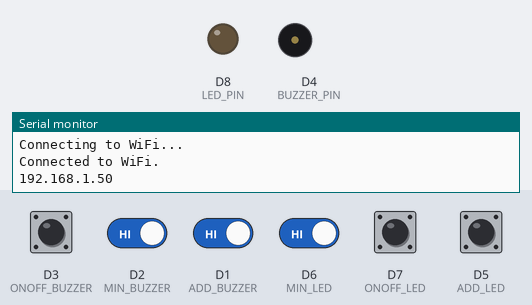
The sketch below on a simulated ESP8266 (NodeMCU). Parts: output pins drawn as LEDs (lit = HIGH), buzzer (waves = sounding, pin HIGH), the last lines printed to the serial monitor. Dashed ring = blinking. The inputs (shaded band) are chosen by the test bench; at power-on: D1 (ADD_BUZZER), D2 (MIN_BUZZER), D3 (ONOFF_BUZZER), D5 (ADD_LED), D6 (MIN_LED), D7 (ONOFF_LED) HIGH. WiFi joins after 1.5 s; servers stay silent unless stated.

Above: at 3.2 s.
3.3 s: D3 (ONOFF_BUZZER) pulled LOW for 1 s
At 3.55 s:
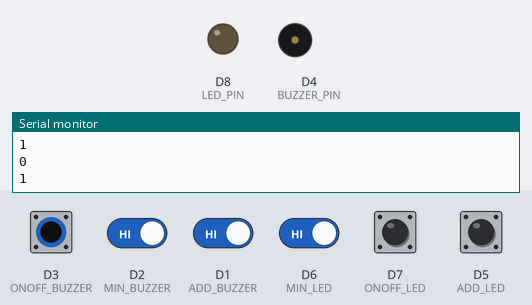
5.8 s: D7 (ONOFF_LED) pulled LOW for 0.15 s
At 5.95 s:
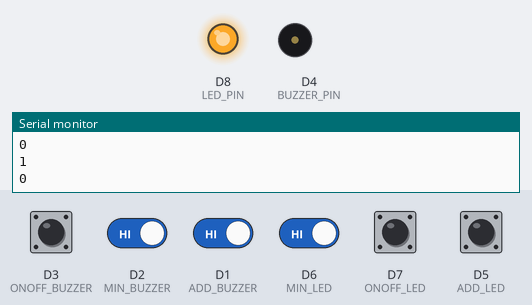
7.5 s: D3 (ONOFF_BUZZER) pulled LOW for 0.15 s
At 7.66 s:
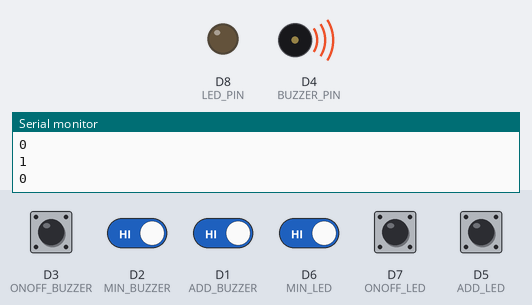
9.2 s: D3 (ONOFF_BUZZER) driven LOW and D2 (MIN_BUZZER) driven LOW and D1 (ADD_BUZZER) driven LOW and D6 (MIN_LED) driven LOW and D7 (ONOFF_LED) driven LOW
At 9.46 s:
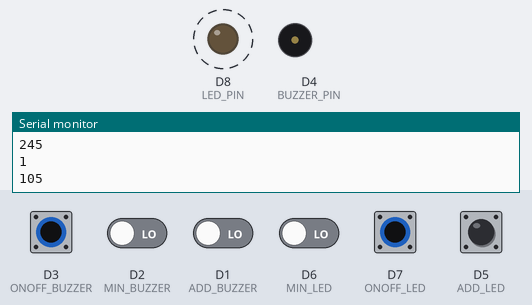
12.2 s: D3 (ONOFF_BUZZER) driven HIGH
At 12.77 s:
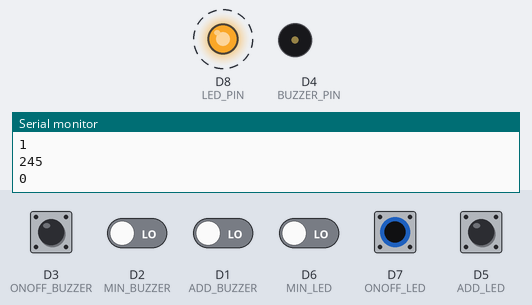
15.2 s: D3 (ONOFF_BUZZER) driven LOW
At 15.78 s:
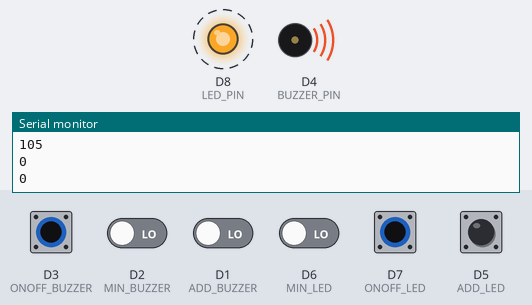
Timing chart, 0 to 19.2 s (numbered marks = the images above; inputs shaded):
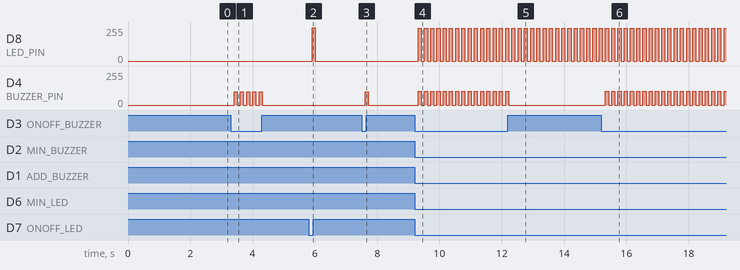

The sketch:

Posttest1_Kelompok1.ino
```cpp
#include <ESP8266WiFi.h>
#include <WiFiClient.h>
#include <ESP8266WebServer.h>

const char* ssid = "Galaxy A72988D";
const char* password = "riska2002";

ESP8266WebServer server(80); // Port untuk web server


// Define pins
const int BUZZER_PIN = D4;
const int LED_PIN = D8;
const int ONOFF_BUZZER = D3;
const int ADD_BUZZER = D1;
const int MIN_BUZZER = D2;
const int ONOFF_LED = D7;
const int ADD_LED = D5;
const int MIN_LED = D6;

// Define variables
int kecerahan = 0;
int suara = 0;
int LED_ONOFF;
int BUZZER_ONOFF;
int ONOFFBUZZER = 0;
int ONOFFLED = 0;

void setup() {
  Serial.begin(9600);
  // Initialize pins
  pinMode(BUZZER_PIN, OUTPUT);
  pinMode(LED_PIN, OUTPUT);
  pinMode(ONOFF_BUZZER, INPUT_PULLUP);
  pinMode(ADD_BUZZER, INPUT_PULLUP);
  pinMode(MIN_BUZZER, INPUT_PULLUP);
  pinMode(ONOFF_LED, INPUT_PULLUP);
  pinMode(ADD_LED, INPUT_PULLUP);
  pinMode(MIN_LED, INPUT_PULLUP);
  WiFi.begin(ssid, password);

  //Menampilkan dan Menghubungkan ke Web
  while (WiFi.status() != WL_CONNECTED) {
    delay(1000);
    Serial.println("Connecting to WiFi...");
  }
  Serial.println("Connected to WiFi.");
  Serial.println(WiFi.localIP());

  server.on("/", handleRoot); // Halaman utama
  server.on("/kecerahan", handleKecerahan); // Halaman untuk menampilkan kecerahan
  server.on("/suara", handleSuara); // Halaman untuk menampilkan suara
  server.begin(); // Memulai web server
}

void loop() {
  server.handleClient();
  delay(100);
  analogWrite(LED_PIN,kecerahan);
  analogWrite(BUZZER_PIN,suara);

  // Check button state
  int LED_ADD = digitalRead(ADD_LED);
  int LED_MIN = digitalRead(MIN_LED);
  int BUZZER_ADD = digitalRead(ADD_BUZZER);
  int BUZZER_MIN = digitalRead(MIN_BUZZER);
  LED_ONOFF = digitalRead(ONOFF_LED);
  BUZZER_ONOFF = digitalRead(ONOFF_BUZZER);


 //Atur ON dan OFF LED
  if ( LED_ONOFF == LOW&&ONOFFLED==0) {
    ONOFFLED=1;
    kecerahan=250;
    Serial.println(ONOFFLED);

  } else if(LED_ONOFF==LOW&&ONOFFLED==1) {
    ONOFFLED=0;
    kecerahan=0;
    Serial.println(ONOFFLED);
  }

 //Atur Kecerahan LED
  if ( LED_ADD == LOW&&kecerahan<250&&ONOFFLED==1) {
    kecerahan+=5; //Tambah Kecerahan
    Serial.println(kecerahan);

  } else if(LED_MIN==LOW&&kecerahan>0&&ONOFFLED==1) {
    kecerahan-=5; //Kurangi Kecerahan
    Serial.println(kecerahan);
  }


//Atur ON OFF Suara Buzzer
    if ( BUZZER_ONOFF == LOW&&ONOFFBUZZER==0) {
    ONOFFBUZZER=1;
    suara=100;
    Serial.println(ONOFFBUZZER);

  } else if(BUZZER_ONOFF==LOW&&ONOFFBUZZER==1) {
    ONOFFBUZZER=0;
    suara=0;
    Serial.println(ONOFFBUZZER);
  }

//Atur Nilai Suara Buzzer
  if ( BUZZER_ADD == LOW&&suara<2500&&ONOFFBUZZER==1) {
    suara+=5; //Tambah Suara
    Serial.println(suara);

  } else if(BUZZER_MIN==LOW&&suara>100&&ONOFFBUZZER==1) {
    suara-=5; //Kurang Suara
    Serial.println(suara);
  }
}


//Tampilan Web
void handleRoot() {
  server.send(200, "text/html", "<html><body><h1>Monitoring Kecerahan LED dan Suara Buzzer </h1><p><a href=\"/kecerahan\">Lihat Kecerahan</a></p><p><a href=\"/suara\">Lihat Suara</a></p></body></html>"); // Menampilkan halaman utama
}

//Baca Nilai Kecerahan
void handleKecerahan() {
  String content = "<html><body><h1>Kecerahan</h1><p>" + String(kecerahan) + " </p><p><a href=\"/\">Kembali ke halaman utama</a></p></body></html>";
  server.send(200, "text/html", content);
}


// membaca Nilai Suara
void handleSuara() {
  String content = "<html><body><h1>Suara</h1><p>" + String(suara) + " Hz</p><p><a href=\"/\">Kembali ke halaman utama</a></p></body></html>";
  server.send(200, "text/html", content);
}
```

Measured:
- after the input at 3.3 s, D4 (BUZZER_PIN): alternates 100/255 for 0.10 s and 0/255 for 0.10 s, 10 changes in all, then stays 0/255, starting after 0.11 s
- after the input at 5.8 s, D8 (LED_PIN): 0/255 → 250/255 after 0.11 s, → 0/255 0.10 s later
- after the input at 7.5 s, D4 (BUZZER_PIN): 0/255 → 100/255 after 0.11 s, → 0/255 0.10 s later
- after the input at 9.2 s, D8 (LED_PIN): alternates 245/255 for 0.10 s and 0/255 for 0.10 s, starting after 0.12 s; D4 (BUZZER_PIN): alternates 105/255 for 0.10 s and 0/255 for 0.10 s, starting after 0.12 s
- after the input at 12.2 s, D4 (BUZZER_PIN): goes on until 12.2 s, then stays 0/255
- after the input at 15.2 s, D4 (BUZZER_PIN): alternates 105/255 for 0.10 s and 0/255 for 0.10 s, starting after 0.13 s
